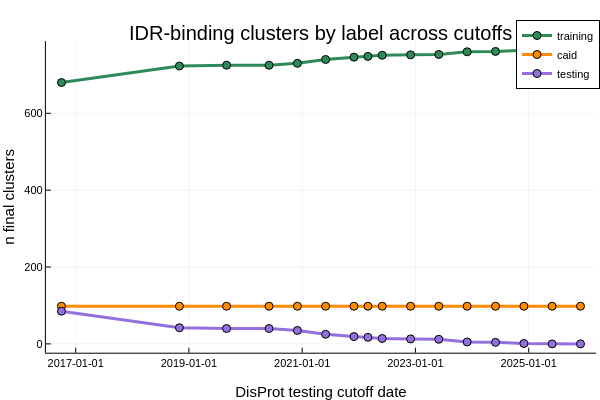

Source (notebook cell):
### Markdown cell above
### Plot 11: IDR-Binding Cluster Counts vs Cutoff

### Code cell
plot(
    sweep_binding_clusters_wide.disprot_testing_cutoff_date,
    sweep_binding_clusters_wide.training;
    label = "training",
    xlabel = "DisProt testing cutoff date",
    ylabel = "n final clusters",
    title = "IDR-binding clusters by label across cutoffs",
    linewidth = 3,
    marker = :circle,
    color = :seagreen
)
plot!(
    sweep_binding_clusters_wide.disprot_testing_cutoff_date,
    sweep_binding_clusters_wide.caid;
    label = "caid",
    linewidth = 3,
    marker = :circle,
    color = :darkorange
)
plot!(
    sweep_binding_clusters_wide.disprot_testing_cutoff_date,
    sweep_binding_clusters_wide.testing;
    label = "testing",
    linewidth = 3,
    marker = :circle,
    color = :mediumpurple
)

### Figure 1 — Plotly figure (JSON) as saved in the notebook; plotly's stock layout.template omitted (floating-point values rounded to 4 significant figures)
{"data": [{"colorbar": {"len": 0.8657, "title": "", "x": 0.9934, "y": 0.5087}, "legendgroup": "training", "line": {"color": "rgba(46, 139, 87, 1.000)", "dash": "solid", "shape": "linear", "width": 3}, "marker": {"color": "rgba(46, 139, 87, 1.000)", "line": {"color": "rgba(0, 0, 0, 1.000)", "width": 1}, "size": 8, "symbol": "circle"}, "mode": "lines+markers", "name": "training", "showlegend": true, "type": "scatter", "x": [736238, 736999, 737303, 737577, 737760, 737942, 738125, 738215, 738307, 738490, 738672, 738855, 739038, 739221, 739403, 739586], "xaxis": "x", "y": [680, 723, 725, 725, 730, 740, 746, 748, 751, 752, 753, 760, 761, 764, 765, 765], "yaxis": "y"}, {"colorbar": {"len": 0.8657, "title": "", "x": 0.9934, "y": 0.5087}, "legendgroup": "caid", "line": {"color": "rgba(255, 140, 0, 1.000)", "dash": "solid", "shape": "linear", "width": 3}, "marker": {"color": "rgba(255, 140, 0, 1.000)", "line": {"color": "rgba(0, 0, 0, 1.000)", "width": 1}, "size": 8, "symbol": "circle"}, "mode": "lines+markers", "name": "caid", "showlegend": true, "type": "scatter", "x": [736238, 736999, 737303, 737577, 737760, 737942, 738125, 738215, 738307, 738490, 738672, 738855, 739038, 739221, 739403, 739586], "xaxis": "x", "y": [98, 98, 98, 98, 98, 98, 98, 98, 98, 98, 98, 98, 98, 98, 98, 98], "yaxis": "y"}, {"colorbar": {"len": 0.8657, "title": "", "x": 0.9934, "y": 0.5087}, "legendgroup": "testing", "line": {"color": "rgba(147, 112, 219, 1.000)", "dash": "solid", "shape": "linear", "width": 3}, "marker": {"color": "rgba(147, 112, 219, 1.000)", "line": {"color": "rgba(0, 0, 0, 1.000)", "width": 1}, "size": 8, "symbol": "circle"}, "mode": "lines+markers", "name": "testing", "showlegend": true, "type": "scatter", "x": [736238, 736999, 737303, 737577, 737760, 737942, 738125, 738215, 738307, 738490, 738672, 738855, 739038, 739221, 739403, 739586], "xaxis": "x", "y": [85, 42, 40, 40, 35, 25, 19, 17, 14, 13, 12, 5, 4, 1, 0, 0], "yaxis": "y"}], "layout": {"annotations": [{"font": {"color": "rgba(0, 0, 0, 1.000)", "family": "sans-serif", "size": 20}, "rotation": 0, "showarrow": false, "text": "IDR-binding clusters by label across cutoffs", "x": 0.535, "xanchor": "center", "xref": "paper", "y": 1, "yanchor": "top", "yref": "paper"}], "height": 400, "legend": {"bgcolor": "rgba(255, 255, 255, 1.000)", "bordercolor": "rgba(0, 0, 0, 1.000)", "borderwidth": 1, "font": {"color": "rgba(0, 0, 0, 1.000)", "family": "sans-serif", "size": 11}, "title": {"font": {"color": "rgba(0, 0, 0, 1.000)", "family": "sans-serif", "size": 15}, "text": ""}, "tracegroupgap": 0, "traceorder": "normal", "x": 1, "xanchor": "auto", "y": 1, "yanchor": "auto"}, "margin": {"b": 20, "l": 0, "r": 0, "t": 20}, "paper_bgcolor": "rgba(255, 255, 255, 1.000)", "plot_bgcolor": "rgba(255, 255, 255, 1.000)", "showlegend": true, "width": 600, "xaxis": {"anchor": "y", "domain": [0.07647, 0.9934], "gridcolor": "rgba(0, 0, 0, 0.100)", "gridwidth": 0.5, "linecolor": "rgba(0, 0, 0, 1.000)", "mirror": false, "range": [736100.0, 739700.0], "showgrid": true, "showline": true, "showticklabels": true, "tickangle": 0, "tickcolor": "rgb(0, 0, 0)", "tickfont": {"color": "rgba(0, 0, 0, 1.000)", "family": "sans-serif", "size": 11}, "tickmode": "array", "ticks": "inside", "ticktext": ["2017-01-01", "2019-01-01", "2021-01-01", "2023-01-01", "2025-01-01"], "tickvals": [736330, 737060, 737791, 738521, 739252], "title": "DisProt testing cutoff date", "titlefont": {"color": "rgba(0, 0, 0, 1.000)", "family": "sans-serif", "size": 15}, "type": "-", "visible": true, "zeroline": false, "zerolinecolor": "rgba(0, 0, 0, 1.000)"}, "yaxis": {"anchor": "x", "domain": [0.07581, 0.9415], "gridcolor": "rgba(0, 0, 0, 0.100)", "gridwidth": 0.5, "linecolor": "rgba(0, 0, 0, 1.000)", "mirror": false, "range": [-22.95, 788.0], "showgrid": true, "showline": true, "showticklabels": true, "tickangle": 0, "tickcolor": "rgb(0, 0, 0)", "tickfont": {"color": "rgba(0, 0, 0, 1.000)", "family": "sans-serif", "size": 11}, "tickmode": "array", "ticks": "inside", "ticktext": ["0", "200", "400", "600"], "tickvals": [0, 200, 400, 600], "title": "n final clusters", "titlefont": {"color": "rgba(0, 0, 0, 1.000)", "family": "sans-serif", "size": 15}, "type": "-", "visible": true, "zeroline": false, "zerolinecolor": "rgba(0, 0, 0, 1.000)"}}}
